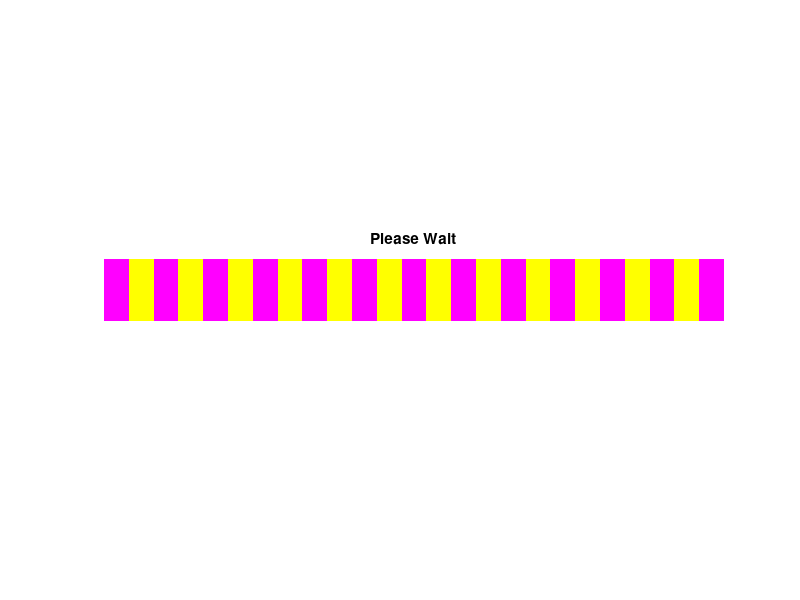

MATLAB code for this plot:
clc
close all
clear all


img = uint8(zeros(50, 500));

img = cat(3, img, img, img);

b = false;

figure(1), imshow(img), title('Please Wait...');
hold on;

for i=1:20:500;
    
    if b
        img(:, i:i+19, 1) = 255;
        img(:, i:i+19, 2) = 255;
    else
        img(:, i:i+19, 1) = 255;
        img(:, i:i+19, 3) = 255;
    end
    
    b = ~b;
    
    
    if i<491
        figure(1), imshow(img), title('Please Wait');
    else
        figure(1), imshow(img), title('Download Completed');
    end

    
end